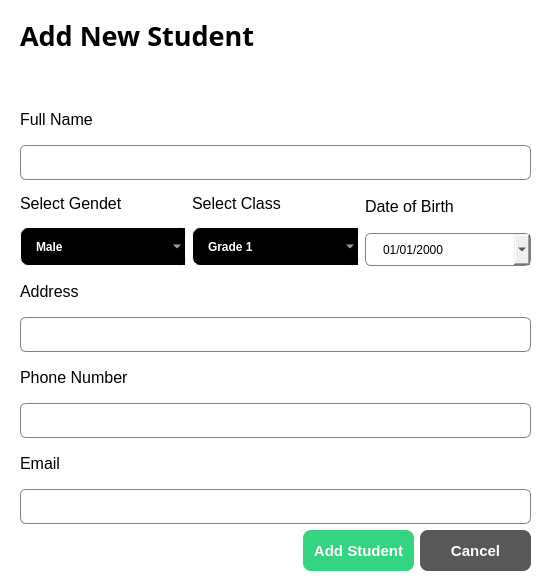
<?xml version="1.0" encoding="UTF-8"?>
<ui version="4.0">
 <class>StudentsDialog</class>
 <widget class="QDialog" name="StudentsDialog">
  <property name="geometry">
   <rect>
    <x>0</x>
    <y>0</y>
    <width>548</width>
    <height>584</height>
   </rect>
  </property>
  <property name="windowTitle">
   <string>Dialog</string>
  </property>
  <property name="styleSheet">
   <string notr="true">QDialog {
	background-color: rgb(255, 255, 255);
}

QLineEdit {
	border: 1px solid grey;
	border-radius: 6;
	padding-left: 15px;
	height: 35;
}

QDateEdit {
	border: 1px solid grey;
	border-radius: 6;
	padding-left: 15px;
	height: 31;
}

QComboBox {
	border: 1px solid white;
	border-radius: 8;
	padding: 1 18 1 15;
	color: rgb(255, 255, 255);
	background-color: rgb(0, 0, 0);
	height: 35;
	font-weight: bold;
	selection-background-color: #2980B9
}

QPushButton:pressed {
	margin: 1 0 1 3;
}</string>
  </property>
  <widget class="QLabel" name="label">
   <property name="geometry">
    <rect>
     <x>20</x>
     <y>20</y>
     <width>281</width>
     <height>31</height>
    </rect>
   </property>
   <property name="font">
    <font>
     <family>Segoe UI Black</family>
     <pointsize>20</pointsize>
     <bold>true</bold>
    </font>
   </property>
   <property name="text">
    <string>Add New Student</string>
   </property>
  </widget>
  <widget class="QWidget" name="layoutWidget">
   <property name="geometry">
    <rect>
     <x>20</x>
     <y>100</y>
     <width>511</width>
     <height>471</height>
    </rect>
   </property>
   <layout class="QGridLayout" name="gridLayout">
    <item row="0" column="0">
     <layout class="QVBoxLayout" name="verticalLayout_8">
      <item>
       <layout class="QVBoxLayout" name="verticalLayout">
        <item>
         <widget class="QLabel" name="label_2">
          <property name="font">
           <font>
            <family>Segoe UI</family>
            <pointsize>12</pointsize>
            <bold>false</bold>
           </font>
          </property>
          <property name="text">
           <string>Full Name</string>
          </property>
         </widget>
        </item>
        <item>
         <widget class="QLineEdit" name="name_LineEdit">
          <property name="minimumSize">
           <size>
            <width>0</width>
            <height>35</height>
           </size>
          </property>
          <property name="maximumSize">
           <size>
            <width>16777215</width>
            <height>35</height>
           </size>
          </property>
         </widget>
        </item>
       </layout>
      </item>
      <item>
       <layout class="QHBoxLayout" name="horizontalLayout">
        <item>
         <layout class="QVBoxLayout" name="verticalLayout_5">
          <item>
           <widget class="QLabel" name="label_6">
            <property name="font">
             <font>
              <family>Segoe UI</family>
              <pointsize>12</pointsize>
              <bold>false</bold>
             </font>
            </property>
            <property name="text">
             <string>Select Gendet</string>
            </property>
           </widget>
          </item>
          <item>
           <widget class="QComboBox" name="gender_comboBox">
            <item>
             <property name="text">
              <string>Male</string>
             </property>
            </item>
            <item>
             <property name="text">
              <string>Female</string>
             </property>
            </item>
           </widget>
          </item>
         </layout>
        </item>
        <item>
         <layout class="QVBoxLayout" name="verticalLayout_6">
          <item>
           <widget class="QLabel" name="label_7">
            <property name="font">
             <font>
              <family>Segoe UI</family>
              <pointsize>12</pointsize>
              <bold>false</bold>
             </font>
            </property>
            <property name="text">
             <string>Select Class</string>
            </property>
           </widget>
          </item>
          <item>
           <widget class="QComboBox" name="class_comboBox_2">
            <item>
             <property name="text">
              <string>Grade 1</string>
             </property>
            </item>
            <item>
             <property name="text">
              <string>Grade 2</string>
             </property>
            </item>
            <item>
             <property name="text">
              <string>Grade 3</string>
             </property>
            </item>
            <item>
             <property name="text">
              <string>Grade 4</string>
             </property>
            </item>
            <item>
             <property name="text">
              <string>Grade 5</string>
             </property>
            </item>
            <item>
             <property name="text">
              <string>Grade 6</string>
             </property>
            </item>
            <item>
             <property name="text">
              <string>Grade 7</string>
             </property>
            </item>
            <item>
             <property name="text">
              <string>Grade 8</string>
             </property>
            </item>
            <item>
             <property name="text">
              <string>Grade 9</string>
             </property>
            </item>
            <item>
             <property name="text">
              <string>Grade 10</string>
             </property>
            </item>
            <item>
             <property name="text">
              <string>Grade 11</string>
             </property>
            </item>
           </widget>
          </item>
         </layout>
        </item>
        <item>
         <layout class="QVBoxLayout" name="verticalLayout_7">
          <item>
           <widget class="QLabel" name="label_8">
            <property name="font">
             <font>
              <family>Segoe UI</family>
              <pointsize>12</pointsize>
              <bold>false</bold>
             </font>
            </property>
            <property name="text">
             <string>Date of Birth</string>
            </property>
           </widget>
          </item>
          <item>
           <widget class="QDateEdit" name="dob_dateEdit">
            <property name="displayFormat">
             <string>dd/MM/yyyy</string>
            </property>
            <property name="calendarPopup">
             <bool>true</bool>
            </property>
           </widget>
          </item>
         </layout>
        </item>
       </layout>
      </item>
      <item>
       <layout class="QVBoxLayout" name="verticalLayout_2">
        <item>
         <widget class="QLabel" name="label_3">
          <property name="font">
           <font>
            <family>Segoe UI</family>
            <pointsize>12</pointsize>
            <bold>false</bold>
           </font>
          </property>
          <property name="text">
           <string>Address</string>
          </property>
         </widget>
        </item>
        <item>
         <widget class="QLineEdit" name="address_LineEdit">
          <property name="minimumSize">
           <size>
            <width>0</width>
            <height>35</height>
           </size>
          </property>
          <property name="maximumSize">
           <size>
            <width>16777215</width>
            <height>35</height>
           </size>
          </property>
         </widget>
        </item>
       </layout>
      </item>
      <item>
       <layout class="QVBoxLayout" name="verticalLayout_3">
        <item>
         <widget class="QLabel" name="label_4">
          <property name="font">
           <font>
            <family>Segoe UI</family>
            <pointsize>12</pointsize>
            <bold>false</bold>
           </font>
          </property>
          <property name="text">
           <string>Phone Number</string>
          </property>
         </widget>
        </item>
        <item>
         <widget class="QLineEdit" name="phone_LineEdit">
          <property name="minimumSize">
           <size>
            <width>0</width>
            <height>35</height>
           </size>
          </property>
          <property name="maximumSize">
           <size>
            <width>16777215</width>
            <height>35</height>
           </size>
          </property>
         </widget>
        </item>
       </layout>
      </item>
      <item>
       <layout class="QVBoxLayout" name="verticalLayout_4">
        <item>
         <widget class="QLabel" name="label_5">
          <property name="font">
           <font>
            <family>Segoe UI</family>
            <pointsize>12</pointsize>
            <bold>false</bold>
           </font>
          </property>
          <property name="text">
           <string>Email</string>
          </property>
         </widget>
        </item>
        <item>
         <widget class="QLineEdit" name="email_LineEdit">
          <property name="minimumSize">
           <size>
            <width>0</width>
            <height>35</height>
           </size>
          </property>
          <property name="maximumSize">
           <size>
            <width>16777215</width>
            <height>35</height>
           </size>
          </property>
         </widget>
        </item>
       </layout>
      </item>
     </layout>
    </item>
    <item row="1" column="0">
     <layout class="QHBoxLayout" name="horizontalLayout_2">
      <item>
       <spacer name="horizontalSpacer">
        <property name="orientation">
         <enum>Qt::Horizontal</enum>
        </property>
        <property name="sizeHint" stdset="0">
         <size>
          <width>40</width>
          <height>20</height>
         </size>
        </property>
       </spacer>
      </item>
      <item>
       <widget class="QPushButton" name="saveStudent_btn">
        <property name="minimumSize">
         <size>
          <width>111</width>
          <height>41</height>
         </size>
        </property>
        <property name="styleSheet">
         <string notr="true">QPushButton {
	background-color:#34D481;
	color: rgb(255, 255, 255);
	border: none;
	border-radius: 8;
	font-weight: bold;
	font-size:15px;
}</string>
        </property>
        <property name="text">
         <string>Add Student</string>
        </property>
        <property name="default">
         <bool>true</bool>
        </property>
       </widget>
      </item>
      <item>
       <widget class="QPushButton" name="cancel_btn">
        <property name="minimumSize">
         <size>
          <width>111</width>
          <height>41</height>
         </size>
        </property>
        <property name="styleSheet">
         <string notr="true">QPushButton {
	background-color:#585858;
	color: rgb(255, 255, 255);
	border: none;
	border-radius: 8;
	font-weight: bold;
	font-size:15px;
}</string>
        </property>
        <property name="text">
         <string>Cancel</string>
        </property>
        <property name="autoDefault">
         <bool>false</bool>
        </property>
       </widget>
      </item>
     </layout>
    </item>
   </layout>
  </widget>
 </widget>
 <tabstops>
  <tabstop>name_LineEdit</tabstop>
  <tabstop>gender_comboBox</tabstop>
  <tabstop>class_comboBox_2</tabstop>
  <tabstop>dob_dateEdit</tabstop>
  <tabstop>address_LineEdit</tabstop>
  <tabstop>phone_LineEdit</tabstop>
  <tabstop>email_LineEdit</tabstop>
  <tabstop>cancel_btn</tabstop>
  <tabstop>saveStudent_btn</tabstop>
 </tabstops>
 <resources/>
 <connections/>
</ui>
